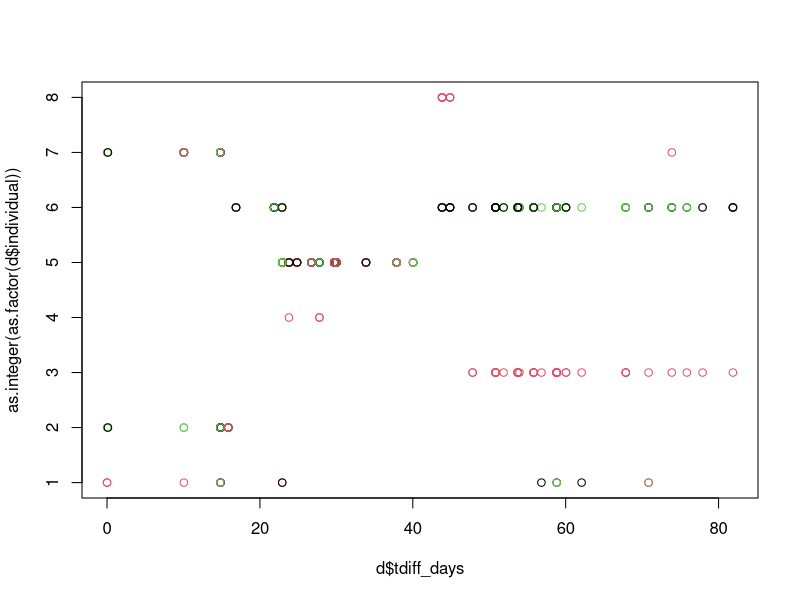
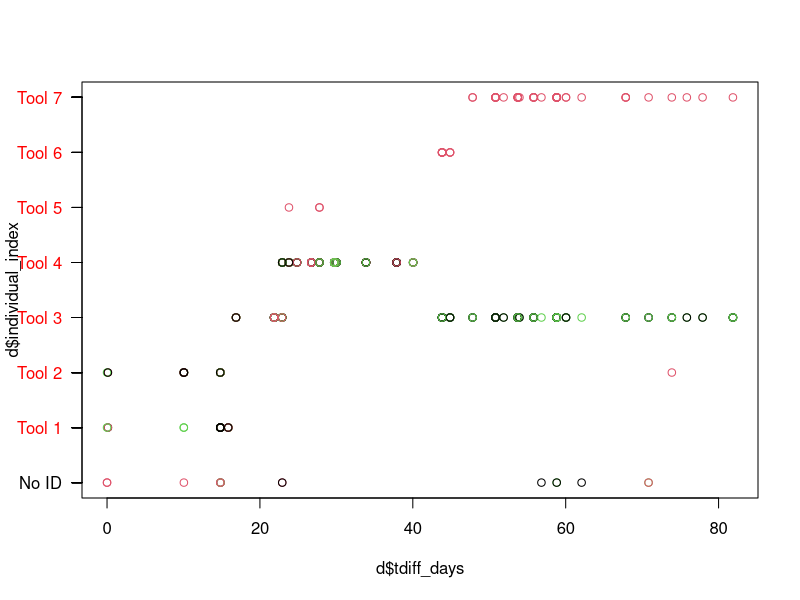
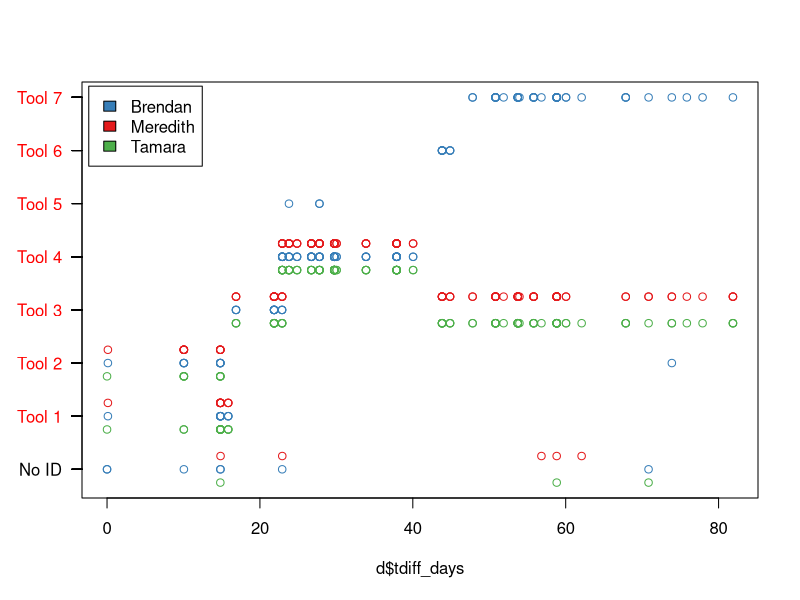
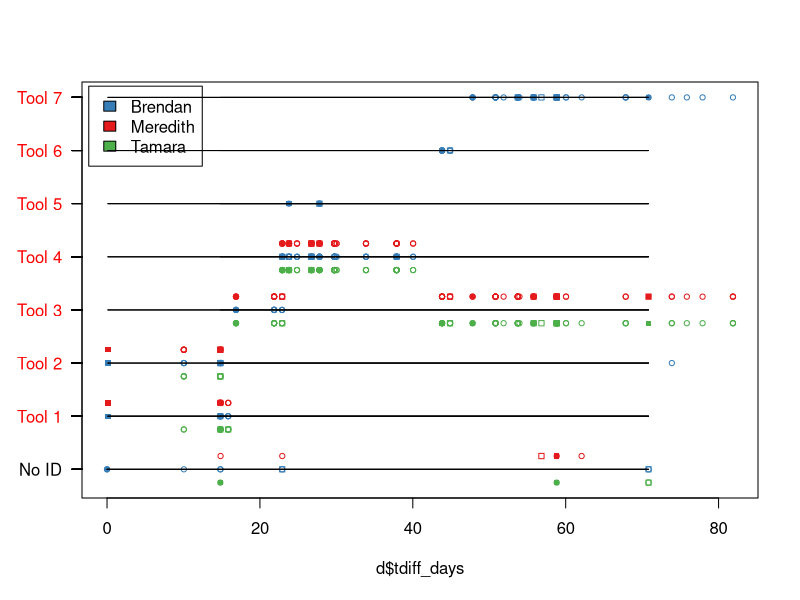

Here is the R script that generated these plots, in order: (Note: this script raises an error after producing the figures.)
library(lubridate)
library(RColorBrewer)

seq <-  read.csv("agouti_output/202012211221-coiba-tool-use-sequences.csv")
obs <- read.csv("agouti_output/202012211220-coiba-tool-use-observations.csv")
beh <- read.csv("agouti_output/202102081715-coiba-tool-use-behaviours.csv")
ind <- read.csv("agouti_output/202012211222-coiba-tool-use-individuals.csv")
str(obs)
str(beh)
str(seq)
str(ind)
unique(obs$observer)
d <- obs[obs$location_label=="CEBUS-02" & obs$scientificName=="Homo",]
d <- d[c("observation_id","scientificName","individual" , "observation_notes" , "behaviours" , "observer" , "sequence_start" , "originalFilename","location_label")]
str(d)
d$sequence_start
d$datetime <- ymd_hms(d$sequence_start , tz="America/Panama")

d$tdiff_sec <- d$datetime - min(d$datetime) #time difffernce in seconds from earliest observation in this subset
d$tdiff_min <- d$tdiff_sec/(60)
d$tdiff_hours <- d$tdiff_min/60 
d$tdiff_days <- d$tdiff_hours/24

str(d)
d <- droplevels(d)
d$observer_index <- as.integer(as.factor(d$observer))
plot(d$tdiff_days,as.integer(as.factor(d$individual)) , col=d$observer_index)

ind$individual <- ind$id #create new column to merge
d <- merge(d, ind[, c("name", "individual")], by="individual" , all.x = TRUE) #keeps values from d w/ no individuals
d <- droplevels(d)
d$individual_index <- as.integer(as.factor(d$name)) # convert to integer
d$individual_index <-ifelse(is.na(d$individual_index)==TRUE , 0 , d$individual_index) #turn nas where no tool id is there to 0


###lets add behaviors
beh2 <- beh[, c("name", "id")]
unique(beh$id)
unique(nchar(d$behaviours))
#extract subelements of behaviors into own columns
#i could make this a loop, but life is too short
d$beh_ssh_1 <- ifelse( nchar(d$behaviours)>2 , substr(d$behaviours, 2, 37) , NA ) ##first behavior
d$beh_ssh_2 <- ifelse( nchar( d$behaviours)>38 , substr(d$behaviours, 2+37, 37*2 ) , NA ) ##2 behav
d$beh_ssh_3 <- ifelse( nchar(d$behaviours)>75 , substr(d$behaviours, 2+37*2, 37*3 ) , NA ) ##3 behav
d$beh_ssh_4 <- ifelse( nchar(d$behaviours)>112 , substr(d$behaviours, 2+37*3, 37*4 ) , NA ) ##4 behav
unique(d[c("beh_ssh_1" , "beh_ssh_2")])

#unique behaviors across all 4 columns of behaviors
beh_index_key <- as.data.frame(cbind (
  sort(unique(c(d$beh_ssh_1,d$beh_ssh_2,d$beh_ssh_3,d$beh_ssh_4))) , 
  as.integer(as.factor(sort(unique(c(d$beh_ssh_1,d$beh_ssh_2,d$beh_ssh_3,d$beh_ssh_4)))))
  ))
beh_index_key[,1] <- as.character(beh_index_key[,1])
beh_index_key[,2] <- as.integer(beh_index_key[,2])

#match using key
d$beh_1_index <- match(d$beh_ssh_1, beh_index_key[,"V1"])
d$beh_2_index <- match(d$beh_ssh_2, beh_index_key[,"V1"])
d$beh_3_index <- match(d$beh_ssh_3, beh_index_key[,"V1"])
d$beh_4_index <- match(d$beh_ssh_4, beh_index_key[,"V1"])
beh_ss <- beh[c("id","name")]

d <- merge( d, beh_ss, by.x = "beh_ssh_1", by.y = "id" , all.x=TRUE )
colnames(d)[ncol(d)] <- "beh_1"
d <- merge( d, beh_ss, by.x = "beh_ssh_2", by.y = "id" , all.x=TRUE )
colnames(d)[ncol(d)] <- "beh_2"
d <- merge( d, beh_ss, by.x = "beh_ssh_3", by.y = "id" , all.x=TRUE )
colnames(d)[ncol(d)] <- "beh_3"
d <- merge( d, beh_ss, by.x = "beh_ssh_4", by.y = "id" , all.x=TRUE )
colnames(d)[ncol(d)] <- "beh_4"


plot(d$tdiff_days,d$individual_index , col=d$observer_index , yaxt='n' )
axis(2, at=d$individual_index,labels=d$name.x, col.axis="red", las=2)
axis(2, at=0,labels="No ID", las=2)

f <- c(1,2,3)
f <- (1-(f/2))*0.5

d$individual_index_jitter <- d$individual_index + f[d$observer_index] #jitter for viz comp
col.pal <- brewer.pal(3,"Set1")#set color pallete

#ploit with no behavioral comparisons
plot(d$tdiff_days,d$individual_index_jitter , col=col.pal[d$observer_index] , yaxt='n' , ylab='' )
axis(2, at=d$individual_index,labels=d$name.x, col.axis="red", las=2)
axis(2, at=0,labels="No ID", las=2)
legend("topleft", inset=.01 , c("Brendan" , "Meredith" , "Tamara") , fill=col.pal[unique(d$observer_index)])
#plot w/ unique poiunts per behavior

#ab line from tool on anvil to tool off anvil
beh_index_key2 <-  merge( beh_index_key, beh_ss, by.x = "V1", by.y = "id" )
beh_index_key2$pch <- c(19,0,NA,NA,NA,1,NA,NA,15)

plot(d$tdiff_days,d$individual_index_jitter , col=col.pal[d$observer_index] , yaxt='n' , ylab='' , pch=beh_index_key2$pch[d$beh_1_index] , cex=0.7)
points(d$tdiff_days,d$individual_index_jitter , col=col.pal[d$observer_index] , yaxt='n' , ylab='' , pch=beh_index_key2$pch[d$beh_2_index] , cex=0.7)
points(d$tdiff_days,d$individual_index_jitter , col=col.pal[d$observer_index] , yaxt='n' , ylab='' , pch=beh_index_key2$pch[d$beh_3_index] , cex=0.7)
points(d$tdiff_days,d$individual_index_jitter , col=col.pal[d$observer_index] , yaxt='n' , ylab='' , pch=beh_index_key2$pch[d$beh_4_index] , cex=0.7)
axis(2, at=d$individual_index,labels=d$name.x, col.axis="red", las=2)
axis(2, at=0,labels="No ID", las=2)
legend("topleft", inset=.01 , c("Brendan" , "Meredith" , "Tamara") , fill=col.pal[unique(d$observer_index)])
#need per obs behavior column
d[,26:29]
d$bring_tool <-d$tool_on_anvil <- d$take_tool <- d$tool_off_anvil <- 0
beh_index_key2
# 
#   for(j in 1:nrow(d)){
#     for (i in which(names(d)=="beh_1"):which( names(d)=="beh_4")){
#     # d$bring_tool[j] <- ifelse( d[j,i]=="*HS: Bring tool" , 1 , d$bring_tool[j])
#     # d$take_tool[j] <- ifelse( d[j,i]=="*HS: Take tool" , 1 , d$take_tool[j])
#     d$tool_on_anvil[j] <- ifelse( d[j,i]=="*HS: Tool on anvil" , 1 , d$tool_on_anvil[j])
#     # d$tool_off_anvil[j] <- ifelse( d[j,i]=="*HS: Tool off anvil" , 1 , d$tool_off_anvil[j])
#   }
# }


d$tool_on_anvil <- ifelse(d["beh_1"]=="*HS: Tool on anvil" |
                            d["beh_2"]=="*HS: Tool on anvil" |
                            d["beh_3"]=="*HS: Tool on anvil"|
                            d["beh_4"]=="*HS: Tool on anvil", 1 ,0)

d$tool_off_anvil <- ifelse(d["beh_1"]=="*HS: Tool off anvil" |
                            d["beh_2"]=="*HS: Tool off anvil" |
                            d["beh_3"]=="*HS: Tool off anvil"|
                            d["beh_4"]=="*HS: Tool off anvil", 1 ,0 )

d$bring_tool <- ifelse(d["beh_1"]=="*HS: Bring tool" |
                             d["beh_2"]=="*HS: Bring tool" |
                             d["beh_3"]=="*HS: Bring tool" |
                             d["beh_4"]=="*HS: Bring tool" , 1 ,0 )

d$take_tool <- ifelse(d["beh_1"]=="*HS: Take tool" |
                         d["beh_2"]=="*HS: Take tool" |
                         d["beh_3"]=="*HS: Take tool" |
                         d["beh_4"]=="*HS: Take tool" , 1 ,0 )

d$tool_off_anvil[which(is.na(d$tool_off_anvil)== TRUE )] <- 0
d$tool_on_anvil[which(is.na(d$tool_on_anvil)== TRUE )] <- 0
d$bring_tool[which(is.na(d$bring_tool)== TRUE )] <- 0
d$take_tool[which(is.na(d$take_tool)== TRUE )] <- 0

tmin <- min(d$tdiff_days[d$individual_index==1 & d$bring_tool==1 | d$tool_on_anvil==1 & d$observer_index==1])
tmax <- max(d$tdiff_days[d$individual_index==1 & d$take_tool==1 | d$tool_off_anvil==1 & d$observer_index==1])

for (obs in 1:max(d$observer_index)){
  for (toolid in min(d$individual_index):max(d$individual_index) ){
  tmin <- min(d$tdiff_days[d$individual_index==toolid & d$bring_tool==1 | d$tool_on_anvil==1 & d$observer_index==obs])
  tmax <- max(d$tdiff_days[d$individual_index==toolid & d$take_tool==1 | d$tool_off_anvil==1 & d$observer_index==obs])
  segments(tmin,toolid,tmax,toolid)# we might want to exclude some behaviors 
  }
}

tmin <- min(d$tdiff_days[d$individual_index==6 & d$bring_tool==1 | d$tool_on_anvil==1 & d$observer_index==1])
tmax <- max(d$tdiff_days[d$individual_index==6 & d$take_tool==1 | d$tool_off_anvil==1 & d$observer_index==1])

tmin <- min(d$tdiff_days[d$individual_index_jitter==1 & d$bring_tool==1 | d$tool_on_anvil==1 & d$observer_index==1])
tmax <- max(d$tdiff_days[d$individual_index_jitter==1 & d$take_tool==1 | d$tool_off_anvil==1 & d$observer_index==1])
segments(tmin,1,tmax,1)# we might want to exclude some behaviors 
unique(d$beh_1)
min(d$tdiff_days[])
#####something else to see what are most common species for AI
sort(table(obs$scientificName))

write.csv(d , "tool behav excerpts.csv")
